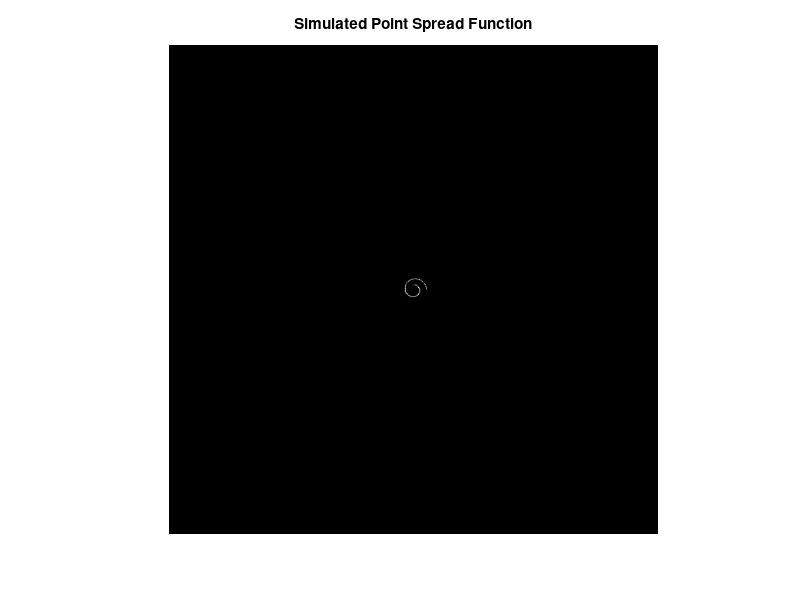

Here is the MATLAB script that generated this plot:
% This program iteratively optimize the phase profile encoded on the SLM
% using Fraunhoffer diffraction under the assumption that SLM is precisely
% put on the pupil of the imaging lens.(In practice this may needs further
% approximation by adding a lens phase pattern.) The algorithm is based on
% the Gerchberg-Saxton approach. The hybrid-input-output algorithm can be
% tested as well, however, the results are not close to be convincing.

clear all;
close all;
clc;

%% Initialization of imaging parameters
% N_iter=1;
% wavefront
f = 150e-3;
lambda = 550e-9; 
k = 2*pi/lambda; % optical wavevector

% Pupil plane, use SLM coordinates
deltaS = 8e-6;
NS = 1920;
dS = (-NS/2:NS/2-1)*deltaS;
[xS yS] = meshgrid(dS);
rS = sqrt(xS.^2 + yS.^2);
% rS = rS(960-540:960+539,:);

% target normalized PSF
a = 8e8; % Gaussian function: exp(-ax^2)
r0 = 25*deltaS;
A = 1;

% for type = 0:1:5
type = 0;
switch(type)
%% Target pattern
%% Shifted Dot
% If0 = zeros(size(rS));
% If0(961,961+shiftN*10) = 1;

%% Spiral
case 0 
theta = 0:pi/100:6*pi;
R = theta.^2;

x = R.*cos(theta)/(36*pi^2);
y = R.*sin(theta)/(36*pi^2);

If0 = zeros(1920,1920);
x_img = floor(50*x);
y_img = floor(50*y);

thr = 18*deltaS;
ringMask = ones(size(rS));
ringMask(rS<thr) = 0;

for idx = 1:601
    If0(uint16(y_img(idx)+960):uint16(y_img(idx)+962),uint16(x_img(idx)+960):uint16(x_img(idx)+962)) = 1;
%     If0(uint16(y_img(idx)+961), uint16(x_img(idx)+961)) = 1;
end
If0 = If0.*ringMask;
phaseVideoName= sprintf('./results/videos/phaseVideo_Spiral.avi');

%% Symmetric dots
case 1
If0 = zeros(size(rS));
If0(959-26,959) = 1;
If0(959,959+26) = 1;
If0(959+26,959) = 1;
If0(959,959-26) = 1;
If0(959+13,959+13) = 1;
If0(959-13,959-13) = 1;
If0(959-13,959+13) = 1;
If0(959+13,959-13) = 1;
phaseVideoName= sprintf('./results/videos/phaseVideo_dots.avi');

%% Gaussian distributed ring
case 6
If0 = A/(lambda*f) * exp(-a*(rS-r0).^2); 
mask = ones(size(If0));
hWidth = 2.5*deltaS;
mask((rS-r0-hWidth) >0) = 0;
mask((rS-r0+hWidth) <0) = 0;
If0 = If0 .* mask;

%% Gaussian distributed SHIFTED ring
case 2
rS = sqrt((xS-deltaS*50).^2 + yS.^2);
If0 = A/(lambda*f) * exp(-a*(rS-r0).^2); 
mask = ones(size(If0));
hWidth = 2.5*deltaS;
mask((rS-r0-hWidth) >0) = 0;
mask((rS-r0+hWidth) <0) = 0;
If0 = If0 .* mask;
phaseVideoName= sprintf('./results/videos/phaseVideo_shiftedRing.avi');
%% Peak ring
% hWidth = 0.5*deltaS;
% If0 = ones(size(rS));
% If0((rS-r0-hWidth)> 0) = 0;
% If0((rS-r0+hWidth)< 0) = 0;
% hWidth = 2.5*deltaS;
% mask = ones(size(If0));
% mask((rS-r0-hWidth) >0) = 0;
% mask((rS-r0+hWidth) <0) = 0;
% If0 = If0 .* mask;

%% Letter E
case 3
If0 = double(imread('letterE.png'));
mask = If0;
mask = mask/max(max(mask));
phaseVideoName= sprintf('./results/videos/phaseVideo_E.avi');

%% SIGGRAPH logo
% If0 = double(imread('acmsigPSF.png'));
% mask = If0;
% mask = mask/max(max(mask));

%% Gaussian distributed double rings
case 4
x0 = 50*deltaS; y0 = 0;
If0 = A/(lambda*f) * (exp(-a*(sqrt((xS-x0).^2+(yS-y0).^2)-x0).^2) + exp(-a*(sqrt((xS+x0).^2+(yS-y0).^2)-x0).^2));
mask0 = ones(size(If0));
mask1 = ones(size(If0));
hWidth = 3*deltaS;
mask0((sqrt((xS-x0).^2 + (yS-y0).^2) -x0 - hWidth)>0) = 0;
mask0((sqrt((xS-x0).^2 + (yS-y0).^2) - x0 + hWidth)<0) = 0;
mask1((sqrt((xS+x0).^2 + (yS-y0).^2) -x0 - hWidth)>0) = 0;
mask1((sqrt((xS+x0).^2 + (yS-y0).^2) -x0 + hWidth)<0) = 0;
mask = mask1 + mask0; mask = mask/max(max(mask));

ringMask = ones(size(rS));
ringMask(rS<18*deltaS) = 0;
If0 = If0.*ringMask;
phaseVideoName= sprintf('./results/videos/phaseVideo_doubleRings.avi');
%% Gaussian distributed half rings
case 5
x0 = 50*deltaS; y0 = 0;
r0 = 50*deltaS;
yS0 = yS;
yS0(yS<=0) = 2*r0;
yS1 = yS;
yS1(yS>=0) = -2*r0;

ringMask = ones(size(rS));
ringMask(rS<18*deltaS) = 0;

If0 = A/(lambda*f) * (exp(-a*(sqrt((xS-x0).^2+(yS0-y0).^2)-r0).^2) + exp(-a*(sqrt((xS+x0).^2+(yS1-y0).^2)-r0).^2));
If0 = If0.*ringMask;
phaseVideoName= sprintf('./results/videos/phaseVideo_halfRings.avi');
end % switch type
%% Blurred PSF
h = fspecial('disk',3);
h = fspecial('gaussian',15, 1.5);
If0 = imfilter(If0, h, 'replicate');

%% Mask for hybrid-input-output approach
mask = If0; % mask for hybrid-input-output approach
mask = mask/max(max(mask));

%% Normalization of PSF
If0 = If0/sum(sum(If0)); % normalize point spread function

%% initialize video recording
% phaseUncompVideo = VideoWriter(phaseVideoName, 'Uncompressed AVI');
% psfUncompVideo = VideoWriter('./results/videos/psfVideo_gaussianRingSmth_60Hz.avi', 'Uncompressed AVI');
% phaseUncompVideo.FrameRate = 60;
% psfUncompVideo.FrameRate = 60;
% open(phaseUncompVideo);
% open(psfUncompVideo);
% for frame = 1:60

%% change iteration number
% for N_iter = 1:10
N_iter = 10;
%% Phase-retrieval optimization
% init Uf, the target optical wave distribution on image plane
Uf0 = sqrt(If0);
% fUf = rand(size(If0)) + j * rand(size(If0)); % random wave function
fUf = Uf0; 

mask_slm_hd = zeros(size(fUf)); mask_slm_hd(960-540:960+539,:) = 1; % slm frame mask
constraints = []; % constraint error
se = []; % square error
P = rand(size(If0)) .* exp(j * rand(size(If0)) * 6*pi); % random phase

for iter = 1:N_iter
%% set the ampitude of pupil function to be homogeneous
P = exp(j*angle(P));
P = P.*mask_slm_hd;

%% forward propagation
fUf = exp(j*k*rS.^2/(2*f))/(j*lambda*f) .* fftshift(fft2(fftshift(P))) * deltaS^2;
If = fUf .* conj(fUf);
If = If/sum(sum(If)); % normalization

%% image plane constraints
constraints = [constraints, sum(sum(If - If .* mask))];

%% apply image plane constraints(hybrid-input-output approach)
% beta = 0.9; 
% fUf = fUf-fUf.*(1-mask)*beta;

%% apply image plane constraints by substituting PSF modulus
fUf = exp(j*angle(fUf)) .* Uf0;

%% backward propagation
p = fUf * (j*lambda*f) ./ exp(j*k*rS.^2);
P = 6*ifftshift(ifft2(ifftshift(p))) * (deltaS * NS)^2;

%% estimate square error
se = [se,sum(sum((If-If0).^2))];
end

% additional penalty against the non-smoothness using Laplatian filtered image
% w = fspecial('laplacian', 0);
% N_pnt_iter = 100000;
% lambda_smth = 2e-4;
% mask_fUf = zeros(size(If0));
% mask_fUf(Uf0>0) = 1;
% for iter = 1:1:N_pnt_iter
% %% set the ampitude of pupil function to be homogeneous
% P = exp(j*angle(P));
% P = P.*mask_slm_hd;
% % figure;imshow(abs(P));
% %% forward propagation
% fUf = exp(j*k*rS.^2/(2*f))/(j*lambda*f) .* fftshift(fft2(fftshift(P))) * deltaS^2;
% If = fUf .* conj(fUf);
% If = If/sum(sum(If)); % normalization
% 
% %% apply image plane constraints by substituting PSF modulus
% fUg = imfilter(abs(fUf), w, 'replicate');
% fUf = exp(j*angle(fUf)) .* abs(Uf0 + lambda_smth*fUg) .* mask_fUf;
% % figure;imshow(abs(fUf));
% %% backward propagation
% p = fUf * (j*lambda*f) ./ exp(j*k*rS.^2);
% P = ifftshift(ifft2(ifftshift(p))) * (deltaS * NS)^2;
% 
% end

%% Reoptimize with image plane constraints
% N_iter_2 = 10;
% for iter = 1:N_iter_2
% %% set the ampitude of pupil function to be homogeneous
% P = P./abs(P);
% P = P.*mask_slm_hd;
% 
% %% forward propagation
% fUf = exp(j*k*rS.^2/(2*f))/(j*lambda*f) .* fftshift(fft2(fftshift(P))) * deltaS^2;
% If = fUf .* conj(fUf);
% If = If/sum(sum(If)); % normalization
% 
% %% image plane constraints
% constraints = [constraints, sum(sum(If - If .* mask))];
% 
% %% apply image plane constraints(hybrid-input-output approach)
% % beta = 0.9; 
% % fUf = fUf-fUf.*(1-mask)*beta;
% 
% %% apply image plane constraints by substituting PSF modulus
% fUf = fUf ./abs(fUf) .* Uf0;
% 
% %% backward propagation
% p = fUf * (j*lambda*f) ./ exp(j*k*rS.^2);
% P = ifftshift(ifft2(ifftshift(p))) * (deltaS * NS)^2;
% 
% %% estimate square error
% se = [se,sum(sum((If-If0).^2))];
% end

%% Simulate point spread function using the opimized pupil function P
P = P./abs(P); 

% hP = fspecial('gaussian',11, 2);
P_ph = angle(P);
% P_ph = imsharpen(P_ph);
% P_ph = imfilter(P_ph+pi, hP, 'replicate')-pi;
P = 1*exp(j*P_ph);

P = P.*mask_slm_hd;
fUf = exp(j*k*rS.^2/(2*f))/(j*lambda*f) .* fftshift(fft2(fftshift(P))) * deltaS^2;
If = fUf .* conj(fUf);

%% display results
% figure;imshow(If0,[]);title('Target PSF');
% figure;imshow(angle(P)+pi,[]);title('Phase profile on SLM');
figure;imshow(If,[]);title('Simulated Point Spread Function');
% figure;plot(se);title('Square Error');
% figure;plot(constraints);title('Constraints Error');
% [Min_se idx_se] = min(se)
% [Min_c idx_c] = min(constraints)
% If = If/sum(sum(If));
% figure;plot(-960:959,If0(960,:));title('cross section of target PSF');
% figure;plot(-960:959,If(960,:));title('cross section of simulated PSF');

%% write results
% Phase = angle(P)+pi; Phase = uint8(255*Phase/(2*pi)); 
% img = zeros(1920,1080); img = Phase(960-540:960+539,:);
% writeVideo(phaseUncompVideo, img);
% writeVideo(psfUncompVideo,If/max(max(If)));
% imwrite(img,strcat('slmPhase_gaussianRingSmth_iter_',num2str(N_pnt_iter),'.png'));
% imwrite(img,strcat('slmPhase_gaussianRing_iter_',num2str(N_iter),'.png'));
% imwrite(imadjust(If,[0 max(max(If))], [0 1]), strcat('slmPSF_Ring_iter_',num2str(N_iter),'.png'));
% end % optimization iteration

% end % frame
% close(phaseUncompVideo);
% close(psfUncompVideo);
% end

